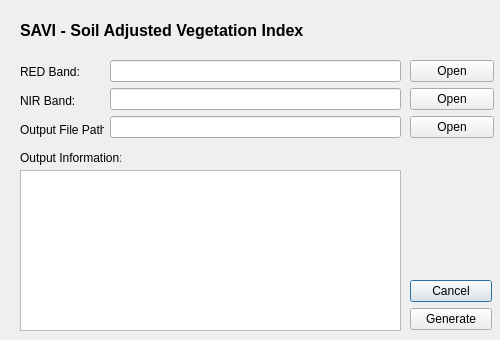
<?xml version="1.0" encoding="UTF-8"?>
<ui version="4.0">
 <class>Savi</class>
 <widget class="QDialog" name="Savi">
  <property name="geometry">
   <rect>
    <x>0</x>
    <y>0</y>
    <width>500</width>
    <height>340</height>
   </rect>
  </property>
  <property name="windowTitle">
   <string>Dialog</string>
  </property>
  <widget class="QWidget" name="layoutWidget_3">
   <property name="geometry">
    <rect>
     <x>410</x>
     <y>280</y>
     <width>82</width>
     <height>50</height>
    </rect>
   </property>
   <layout class="QVBoxLayout" name="verticalLayout_4">
    <item>
     <widget class="QPushButton" name="cancel_btn">
      <property name="text">
       <string>Cancel</string>
      </property>
     </widget>
    </item>
    <item>
     <widget class="QPushButton" name="savi_btn">
      <property name="text">
       <string>Generate</string>
      </property>
     </widget>
    </item>
   </layout>
  </widget>
  <widget class="QTextBrowser" name="textBrowser">
   <property name="geometry">
    <rect>
     <x>20</x>
     <y>170</y>
     <width>381</width>
     <height>161</height>
    </rect>
   </property>
  </widget>
  <widget class="QLabel" name="label_5">
   <property name="geometry">
    <rect>
     <x>20</x>
     <y>150</y>
     <width>101</width>
     <height>16</height>
    </rect>
   </property>
   <property name="text">
    <string>Output Information:</string>
   </property>
  </widget>
  <widget class="QWidget" name="layoutWidget_4">
   <property name="geometry">
    <rect>
     <x>20</x>
     <y>60</y>
     <width>84</width>
     <height>81</height>
    </rect>
   </property>
   <layout class="QVBoxLayout" name="verticalLayout">
    <item>
     <widget class="QLabel" name="label_2">
      <property name="text">
       <string>RED Band:</string>
      </property>
     </widget>
    </item>
    <item>
     <widget class="QLabel" name="label">
      <property name="text">
       <string>NIR Band:</string>
      </property>
     </widget>
    </item>
    <item>
     <widget class="QLabel" name="label_3">
      <property name="text">
       <string>Output File Path:</string>
      </property>
     </widget>
    </item>
   </layout>
  </widget>
  <widget class="QWidget" name="layoutWidget_2">
   <property name="geometry">
    <rect>
     <x>410</x>
     <y>60</y>
     <width>84</width>
     <height>81</height>
    </rect>
   </property>
   <layout class="QHBoxLayout" name="horizontalLayout">
    <item>
     <layout class="QVBoxLayout" name="verticalLayout_3">
      <item>
       <widget class="QPushButton" name="saviRED_btn">
        <property name="text">
         <string>Open</string>
        </property>
       </widget>
      </item>
      <item>
       <widget class="QPushButton" name="saviNIR_btn">
        <property name="text">
         <string>Open</string>
        </property>
       </widget>
      </item>
      <item>
       <widget class="QPushButton" name="saviOut_btn">
        <property name="text">
         <string>Open</string>
        </property>
       </widget>
      </item>
     </layout>
    </item>
   </layout>
  </widget>
  <widget class="QWidget" name="layoutWidget">
   <property name="geometry">
    <rect>
     <x>110</x>
     <y>60</y>
     <width>291</width>
     <height>80</height>
    </rect>
   </property>
   <layout class="QVBoxLayout" name="verticalLayout_2">
    <item>
     <widget class="QLineEdit" name="saviRED_txt"/>
    </item>
    <item>
     <widget class="QLineEdit" name="saviNIR_txt"/>
    </item>
    <item>
     <widget class="QLineEdit" name="saviOut_txt"/>
    </item>
   </layout>
  </widget>
  <widget class="QLabel" name="label_4">
   <property name="geometry">
    <rect>
     <x>20</x>
     <y>10</y>
     <width>411</width>
     <height>41</height>
    </rect>
   </property>
   <property name="font">
    <font>
     <pointsize>12</pointsize>
     <weight>75</weight>
     <bold>true</bold>
    </font>
   </property>
   <property name="text">
    <string>SAVI - Soil Adjusted Vegetation Index</string>
   </property>
  </widget>
 </widget>
 <resources/>
 <connections/>
</ui>
